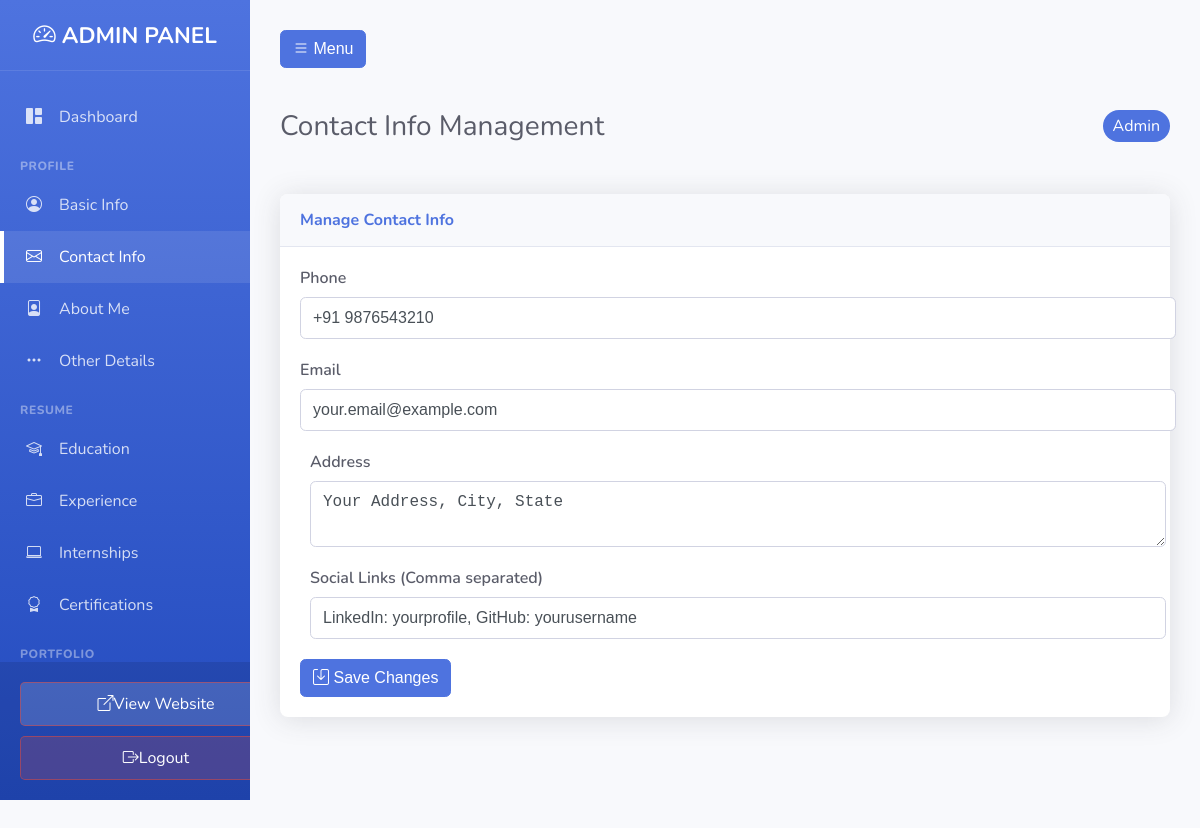
Screenshot of /admin.php?section=contact (signed in) with the database file from the repository.
### tables this page shows
CREATE TABLE IF NOT EXISTS contacts (
    id INT AUTO_INCREMENT PRIMARY KEY,
    phone VARCHAR(20) DEFAULT NULL,
    email VARCHAR(100) DEFAULT NULL,
    address TEXT DEFAULT NULL,
    social_links TEXT DEFAULT NULL,
    created_at TIMESTAMP DEFAULT CURRENT_TIMESTAMP,
    updated_at TIMESTAMP DEFAULT CURRENT_TIMESTAMP ON UPDATE CURRENT_TIMESTAMP
);

### includes/functions.php (called while the page is built, shortened)
<?php
function safeFetch($query) {
    global $pdo;
    try {
        $stmt = $pdo->query($query);
        $res = $stmt->fetch();
        return $res ?: [];
    } catch (Exception $e) {
        return [];
    }
}
function getContactInfo() {
    return safeFetch("SELECT * FROM contacts LIMIT 1");
}
?>

### admin.php (the view, shortened to what this page needs)
<?php
try {
    require_once 'includes/config.php';
    require_once 'includes/functions.php';
} catch (Exception $e) {
    error_log("File include error: " . $e->getMessage());
    die("Failed to load required files: " . $e->getMessage());
}
function generateCSRFToken() {
    return $_SESSION['csrf_token'];
}
function getTableData($pdo, $table, $type = null) {
    try {
        if ($type) {
            $stmt = $pdo->prepare("SELECT * FROM $table WHERE type = ? ORDER BY id DESC");
            $stmt->execute([$type]);
        } else {
            $stmt = $pdo->query("SELECT * FROM $table ORDER BY id DESC");
        }
        return $stmt->fetchAll(PDO::FETCH_ASSOC);
    } catch (PDOException $e) {
        return [];
    }
}
$section = $_GET['section'] ?? 'dashboard';
$error = '';
try {
    $basicData = getBasicDetails();
    $contactData = getContactInfo();
    $projectsData = getTableData($pdo, 'projects');
    $professionalData = getTableData($pdo, 'experience', 'professional');
    $blogsData = getTableData($pdo, 'blogs');
    $skillsData = getTableData($pdo, 'skills');
} catch (Exception $e) {
    if (!isset($error)) $error = '';
    $error .= "Data retrieval error: " . $e->getMessage();
}
$csrfToken = generateCSRFToken();
$sidebarGroups = [
    'Profile' => [
        'basic' => ['icon' => 'bi-person-circle', 'label' => 'Basic Info'],
        'contact' => ['icon' => 'bi-envelope', 'label' => 'Contact Info'],
        'about' => ['icon' => 'bi-file-person', 'label' => 'About Me'],
        'others' => ['icon' => 'bi-three-dots', 'label' => 'Other Details']
    ],
    'Resume' => [
        'education' => ['icon' => 'bi-mortarboard', 'label' => 'Education'],
        'professional' => ['icon' => 'bi-briefcase', 'label' => 'Experience'],
        'internship' => ['icon' => 'bi-laptop', 'label' => 'Internships'],
        'certifications' => ['icon' => 'bi-award', 'label' => 'Certifications']
    ],
    'Portfolio' => [
        'projects' => ['icon' => 'bi-code-square', 'label' => 'Projects'],
        'skills' => ['icon' => 'bi-cpu', 'label' => 'Skills'],
        'services' => ['icon' => 'bi-gear', 'label' => 'Services']
    ],
    'Content' => [
        'blogs' => ['icon' => 'bi-journal-text', 'label' => 'Blog Posts'],
        'awards' => ['icon' => 'bi-trophy', 'label' => 'Awards'],
        'gallery' => ['icon' => 'bi-images', 'label' => 'Gallery']
    ]
];
?>
<!DOCTYPE html>
<html lang="en">
<head>
    <link href="assets/css/admin.css" rel="stylesheet">
    <link rel="stylesheet" href="https://cdn.jsdelivr.net/npm/bootstrap-icons@1.11.3/font/bootstrap-icons.min.css">
</head>
<body>
    <aside class="sidebar" id="sidebar">
        <div class="sidebar-header">
            <h3><i class="bi bi-speedometer2"></i> ADMIN PANEL</h3>
        </div>
        <nav class="sidebar-nav">
            <a href="?section=dashboard" class="nav-item <?php echo $section === 'dashboard' ? 'active' : ''; ?>">
                <i class="bi bi-grid-1x2-fill"></i>
                <span>Dashboard</span>
            </a>
            <?php foreach ($sidebarGroups as $groupName => $items): ?>
                <div class="nav-group-title"><?php echo strtoupper($groupName); ?></div>
                <?php foreach ($items as $secKey => $secInfo): ?>
                    <a href="?section=<?php echo $secKey; ?>" class="nav-item <?php echo $section === $secKey ? 'active' : ''; ?>">
                        <i class="bi <?php echo $secInfo['icon']; ?>"></i>
                        <span><?php echo $secInfo['label']; ?></span>
                    </a>
                <?php endforeach; ?>
            <?php endforeach; ?>
        </nav>
        <div class="sidebar-footer">
            <a href="index.php" class="logout-btn" style="background: rgba(255,255,255,0.15); margin-bottom: 10px;" target="_blank">
                <i class="bi bi-box-arrow-up-right"></i> <span class="logout-text">View Website</span>
            </a>
            <a href="logout.php" class="logout-btn">
                <i class="bi bi-box-arrow-right"></i> <span class="logout-text">Logout</span>
            </a>
        </div>
    </aside>
    <main class="main-content">
        <div class="d-md-none" style="margin-bottom: 20px;">
            <button class="btn btn-primary" onclick="document.getElementById('sidebar').classList.toggle('show')">
                <i class="bi bi-list"></i> Menu
            </button>
        </div>
        <div class="page-header">
            <h1 class="page-title">
                <?php
                if ($section === 'dashboard') {
                    echo 'Dashboard Overview';
                } else {
                    foreach ($sidebarGroups as $group) {
                        if (isset($group[$section])) {
                            echo $group[$section]['label'] . ' Management';
                            break;
                        }
                    }
                }
                ?>
            </h1>
            <div class="user-info">
               <span class="badge bg-primary" style="background: var(--primary-color); color: white; padding: 5px 10px; border-radius: 20px;">Admin</span>
            </div>
        </div>
        <?php if ($section === 'dashboard'): ?>
            <div class="dashboard-grid">
                <?php
                $stats = [
                    ['title' => 'Total Skills', 'val' => count($skillsData), 'icon' => 'bi-cpu', 'color' => 'primary'],
                    ['title' => 'Projects', 'val' => count($projectsData), 'icon' => 'bi-code-square', 'color' => 'success'],
                    ['title' => 'Blog Posts', 'val' => count($blogsData), 'icon' => 'bi-journal-text', 'color' => 'info'],
                    ['title' => 'Experience', 'val' => count($professionalData) . ' Roles', 'icon' => 'bi-briefcase', 'color' => 'warning'],
                ];
                foreach ($stats as $stat): ?>
                    <div class="stat-card border-left-<?php echo $stat['color']; ?>">
                        <div class="stat-info">
                            <div class="stat-title text-<?php echo $stat['color']; ?>"><?php echo strtoupper($stat['title']); ?></div>
                            <div class="stat-val"><?php echo $stat['val']; ?></div>
                        </div>
                        <div class="stat-icon text-gray-300">
                            <i class="bi <?php echo $stat['icon']; ?>"></i>
                        </div>
                    </div>
                <?php endforeach; ?>
            </div>
            <div class="card">
                <div class="card-header">
                    <h4 class="card-title">Quick Actions</h4>
                </div>
                <div class="card-body">
                    <div style="display: flex; gap: 10px; flex-wrap: wrap;">
                        <a href="?section=basic" class="btn btn-primary">Edit Profile</a>
                        <a href="?section=projects" class="btn btn-success">Manage Projects</a>
                        <a href="?section=blogs" class="btn btn-info" style="color: white; background-color: var(--info-color);">Manage Blog</a>
                    </div>
                </div>
            </div>
        <?php else: ?>
            <div class="card animate-fade-up">
                <div class="card-header">
                    <h4 class="card-title">
                        <?php
                        foreach ($sidebarGroups as $group) {
                            if (isset($group[$section])) {
                                echo 'Manage ' . $group[$section]['label'];
                                break;
                            }
                        }
                        ?>
                    </h4>
                </div>
                <div class="card-body">
                    <?php if ($section === 'basic'): ?>
                        <form method="post" enctype="multipart/form-data">
                            <input type="hidden" name="section" value="basic">
                            <input type="hidden" name="csrf_token" value="<?php echo $csrfToken; ?>">
                            <input type="hidden" name="current_photo" value="<?php echo htmlspecialchars($basicData['profile_photo'] ?? ''); ?>">
                            <div class="form-row">
                                <div class="form-group">
                                    <label for="name">Full Name <span style="color: red;">*</span></label>
                                    <input type="text" id="name" name="name" class="form-control" value="<?php echo htmlspecialchars($basicData['name'] ?? ''); ?>" required>
                                </div>
                                <div class="form-group">
                                    <label for="course">Course/Role</label>
                                    <input type="text" id="course" name="course" class="form-control" value="<?php echo htmlspecialchars($basicData['course'] ?? ''); ?>">
                                </div>
                            </div>
                            <div class="form-row">
                                 <div class="form-group">
                                    <label for="gender">Gender</label>
                                    <select id="gender" name="gender" class="form-control">
                                        <option value="">Select Gender</option>
                                        <option value="Male" <?php echo ($basicData['gender'] ?? '') === 'Male' ? 'selected' : ''; ?>>Male</option>
                                        <option value="Female" <?php echo ($basicData['gender'] ?? '') === 'Female' ? 'selected' : ''; ?>>Female</option>
                                    </select>
                                </div>
                                <div class="form-group">
                                    <label for="birth_date">Date of Birth</label>
                                    <input type="date" id="birth_date" name="birth_date" class="form-control" value="<?php echo htmlspecialchars($basicData['birth_date'] ?? ''); ?>">
                                </div>
                            </div>
                            <div class="form-group">
                                 <label for="profile_photo">Profile Photo</label>
                                 <input type="file" id="profile_photo" name="profile_photo" class="form-control" accept="image/*">
                                 <?php if (!empty($basicData['profile_photo'])): ?>
                                    <div style="margin-top: 10px;">
                                        <small class="text-muted">Current:</small><br>
                                        <img src="<?php echo htmlspecialchars($basicData['profile_photo']); ?>" alt="Profile Photo" style="width: 100px; height: 100px; object-fit: cover; border-radius: 5px; margin-top: 5px;">
                                    </div>
                                 <?php endif; ?>
                            </div>
                            <button type="submit" class="btn btn-primary"><i class="bi bi-save me-2"></i> Save Changes</button>
                        </form>
                    <?php elseif ($section === 'contact'): ?>
                         <form method="post">
                            <div class="form-row">
                                <div class="form-group">
                                    <label for="phone">Phone</label>
                                    <input type="text" id="phone" name="phone" class="form-control" value="<?php echo htmlspecialchars($contactData['phone'] ?? ''); ?>">
                                </div>
                                <div class="form-group">
                                    <label for="email">Email</label>
                                    <input type="email" id="email" name="email" class="form-control" value="<?php echo htmlspecialchars($contactData['email'] ?? ''); ?>">
                                </div>
                            </div>
                            <div class="form-group">
                                <label for="address">Address</label>
                                <textarea id="address" name="address" class="form-control"><?php echo htmlspecialchars($contactData['address'] ?? ''); ?></textarea>
                            </div>
                            <div class="form-group">
                                <label for="social_links">Social Links (Comma separated)</label>
                                <input type="text" id="social_links" name="social_links" class="form-control" value="<?php echo htmlspecialchars($contactData['social_links'] ?? ''); ?>">
                            </div>
                            <button type="submit" class="btn btn-primary"><i class="bi bi-save me-2"></i> Save Changes</button>
                        </form>
                    <?php endif; ?>
                </div>
            </div>
        <?php endif; ?>
    </main>
</body>
</html>

### rows the page displays
contacts: phone "+91 9876543210", email "your.email@example.com", address "Your Address, City, State", social_links "LinkedIn: yourprofile, GitHub: yourusername"

### other values shown
$groupName "PROFILE"
$secInfo['label'] "Basic Info"
$secInfo['label'] "Contact Info"
$secInfo['label'] "About Me"
$secInfo['label'] "Other Details"
$groupName "RESUME"
$secInfo['label'] "Education"
$secInfo['label'] "Experience"
$secInfo['label'] "Internships"
$secInfo['label'] "Certifications"
$groupName "PORTFOLIO"
$group[$section]['label'] "Contact Info"
